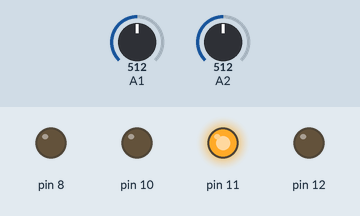
Simulated run of this sketch. Board: Arduino Uno, built with avr-gcc and run on an emulated ATmega328P. Parts: output pins drawn as LEDs (lit = HIGH). Dashed ring = blinking. The test bench sets the inputs (shaded band); at power-on: A2 = 512, A1 = 512. What the sketch prints to the serial monitor is not drawn.

Above: at 7.1 s.
7.2 s: A2 set to 464
At 19.3 s:
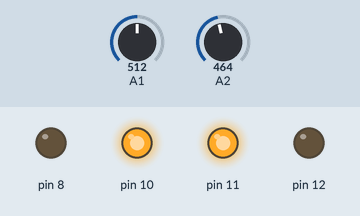
19.5 s: A1 set to 423
26.5 s: A1 set to 392
At 29.8 s:
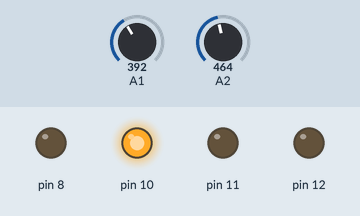
33.5 s: A1 set to 355
At 33.65 s:
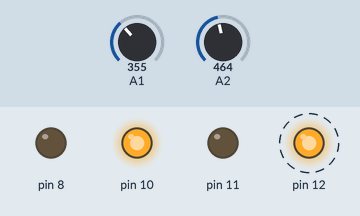
41.9 s: A2 set to 511
At 46.0 s:
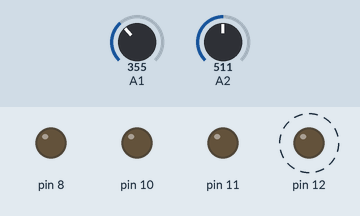
53.4 s: A2 set to 306
At 57.0 s:
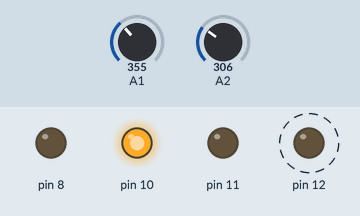
Timing chart, 0 to 61.4 s (numbered marks = the images above; inputs shaded):
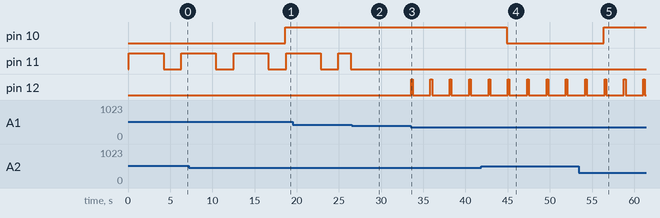

Measured:
- the behaviour switches between 480 and 479 on A2 (found by bisection; images 0 and 1)
- the behaviour switches between 411 and 410 on A1 (found by bisection; images 1 and 2)
- the behaviour switches between 373 and 372 on A1 (found by bisection; images 2 and 3)
- after the input at 7.2 s, pin 10: LOW → HIGH after 11.4 s
- after the input at 26.5 s, pin 11: stops changing and stays LOW
- after the input at 33.5 s, pin 12: alternates HIGH for 0.19 s and LOW for 2.1 s, starting after 0.06 s
- after the input at 41.9 s, pin 10: HIGH → LOW after 3.0 s
- after the input at 53.4 s, pin 10: LOW → HIGH after 3.0 s

The sketch:

projectfishtank.ino
```cpp
float Csp=0;       //Setpoint in decimal form
float setpoint=0;  //Setpoint (Csp) in analog form
double C1=0;     //Salinity
float C2=0;        //Target NaCl concentration
float deadtime=9.89;  //Deadtime
float FR=0;        //Flow rate through solenoid valve
float G=0;         //Gain
float OF=0;        //Fraction of overflow that comes from DI tank
float output=0;    //Number returned from the analogRead()
float m=0;         //Mass of water in fishtank basin
float x=0;         //Mass of correction water to be added
float t=0;         //Time since the last valve was opened
float tlast=0;     //Time since last valve opened in milliseconds
float topen=0;     //Computed time for valve to stay open in ms
float UCL=0;     //stands for
float LCL=0;     //52nd element
float u=0;       //UCL as decial
float l=0;       //LCL as decimal
float sd=6.396;    //Standard deviation
float temp=0;
int analogT=0;
float tempsetpoint=0;
float tempset=0;
float tempsd=1.465390194;
float tempUCL=0;
float tempLCL=0;
float tempU=0;
float tempL=0;

void setup()
{
Csp=0.001;                // given by instructor
G=.8;                      // how gansta we want it
FR=.39;                    // L/min
m=65.9;                   // mass of water two inches deep (g)
OF=.15;
Serial.begin(9600);
setpoint= (10598*pow(Csp,.4776));
UCL= setpoint + 3*sd;
LCL= setpoint - 3*sd;
u= 3.732301E-9*pow(UCL,2.093802);
l= 3.732301E-9*pow(LCL,2.093802);

tempsetpoint=25;           //setpoint given by instructor degrees celsius
tempset=8.5499*tempsetpoint+270.43;    //temperature setpoint analog
tempUCL=tempset+3*tempsd;  //temperature UCL analog
tempLCL=tempset-3*tempsd;   //temperature LCL analog
tempU=.11696*tempUCL-31.6296;  //temperature UCL degrees celsius
tempL=.11696*tempLCL-31.6296;  //temperature LCL degrees celsius

  pinMode(12,OUTPUT);
  pinMode(11,OUTPUT);
  pinMode(8,OUTPUT);
  pinMode(10,OUTPUT);

  pinMode(1,OUTPUT);                   // printing to ye olde LCD
  Serial.write(12);
  Serial.write(148);
  Serial.write("S:");
  Serial.write(139);
  Serial.write("SP");
  Serial.write(132);
  Serial.write("LCL");
  Serial.write(151);
  Serial.print(l*100,3);
  Serial.write(143);
  Serial.write("UCL");
  Serial.write(163);
  Serial.print(u*100,3);
  Serial.write(139);
  Serial.write(SP);
  Serial.write(157);
  Serial.print(Csp*100,3);
Serial.write(168);
Serial.write("T:");
Serial.write(172);
Serial.print(tempL,1);
Serial.write(178);
Serial.print(tempsetpoint,1);
Serial.write(184);
Serial.print(tempU,1);
Serial.write(203);
Serial.write("H=");
  Serial.write(22);
}

void loop()
{
pinMode(8,HIGH);
delay(100);
output=analogRead(1);
pinMode(8,LOW);


C1= 3.732301E-9*pow(output,2.093802);      // current salinity as decimal (wt %)

 analogT=analogRead(2);     //temperature analog
 temp=.11696*analogT-31.6296; //temperature degrees celsius

  Serial.write(188);
  Serial.write("S=");
  Serial.write(190);
  Serial.print(float(C1*100),3);
  Serial.write(196);
  Serial.write("T=");
  Serial.print(temp,1);
  t=millis()-tlast;

//Serial.print("output= ");
//Serial.print(output);
//Serial.print("    salinity= ");
//Serial.println(C1,21);

//  delay(350);   // not necessary, may effect millis()

if(t>=deadtime)
{
  if(UCL<=output){
    aboveUCL();
}
  if(LCL>=output){
    belowLCL();
}
}

 if(analogT<tempLCL){
  digitalWrite(10,HIGH);

  Serial.write(205);
  Serial.write("on ");
  //display that heater is on on the LCD screen
  }

 if(analogT>tempUCL){
  digitalWrite(10,LOW);

  Serial.write(205);
  Serial.write("off");
  //display that the heater is off on the LCD screen
  }
}

void belowLCL(){
  C2=C1+(Csp-C1)*G;                     //Target concentration
  x=(m*(C2-C1))/((1-OF)*(.01-C1));      //Mass of salty water to be added (grams)
  topen=60*(x/FR);                      //Time to leave valve open (milliseconds)

   digitalWrite(12, HIGH);              //Open salty valve
   delay(topen);
   digitalWrite(12, LOW);
   delay(2000);

tlast=millis();
}

void aboveUCL(){
  C2=C1-(C1-Csp)*G;                       //Target concentration
  x=(m*(C1-C2))/((1-OF)*C1);              //Mass of DI water to be added (grams)
  topen=60*(x/FR);                 //Time to leave valve open (milliseconds)

   digitalWrite(11, HIGH);                //Open DI valve
   delay(topen);
   digitalWrite(11, LOW);
   delay(2000);

tlast=millis();
}
```
